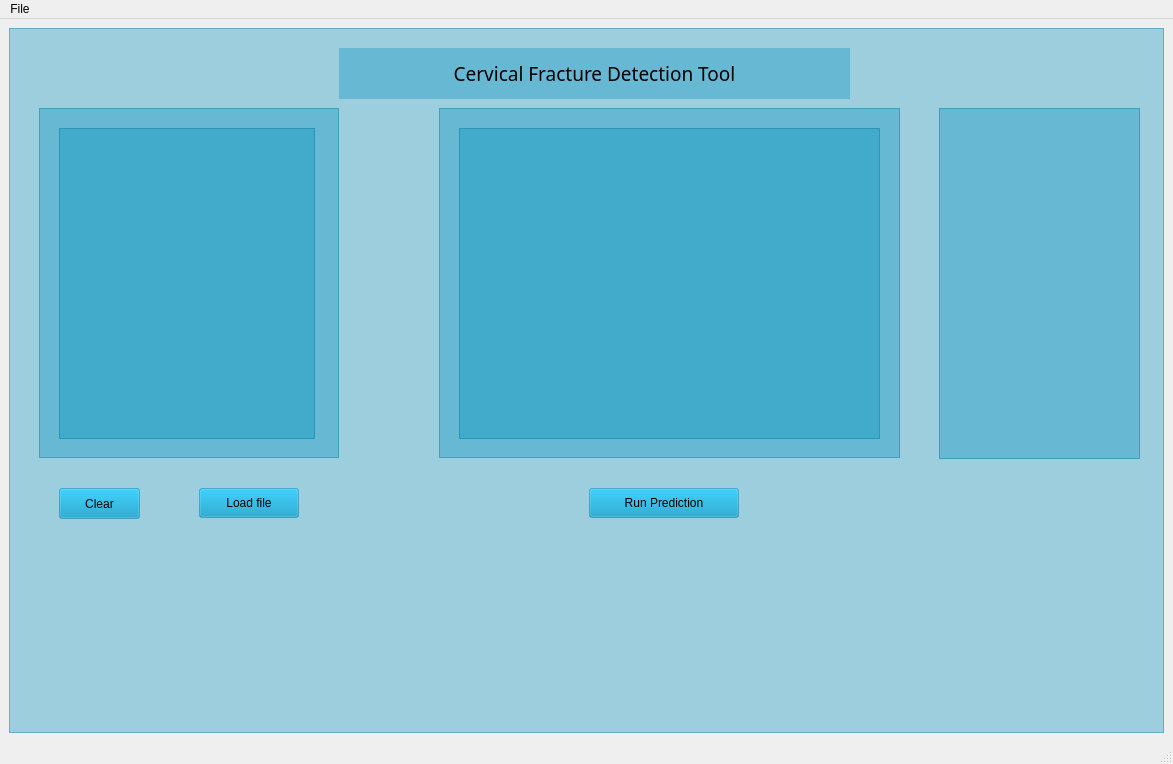
<?xml version="1.0" encoding="UTF-8"?>
<ui version="4.0">
 <class>MainWindow</class>
 <widget class="QMainWindow" name="MainWindow">
  <property name="geometry">
   <rect>
    <x>0</x>
    <y>0</y>
    <width>1173</width>
    <height>764</height>
   </rect>
  </property>
  <property name="windowTitle">
   <string>MainWindow</string>
  </property>
  <widget class="QWidget" name="centralwidget">
   <layout class="QGridLayout" name="gridLayout">
    <item row="0" column="0">
     <widget class="QFrame" name="bg_frame">
      <property name="styleSheet">
       <string notr="true">background-color: rgba(0, 143, 189, 89);
font: 14pt &quot;American Typewriter&quot;;</string>
      </property>
      <property name="frameShape">
       <enum>QFrame::StyledPanel</enum>
      </property>
      <property name="frameShadow">
       <enum>QFrame::Raised</enum>
      </property>
      <widget class="QFrame" name="input_frame">
       <property name="geometry">
        <rect>
         <x>30</x>
         <y>80</y>
         <width>300</width>
         <height>350</height>
        </rect>
       </property>
       <property name="frameShape">
        <enum>QFrame::StyledPanel</enum>
       </property>
       <property name="frameShadow">
        <enum>QFrame::Raised</enum>
       </property>
       <widget class="QTextBrowser" name="textBrowser">
        <property name="geometry">
         <rect>
          <x>20</x>
          <y>20</y>
          <width>256</width>
          <height>311</height>
         </rect>
        </property>
       </widget>
      </widget>
      <widget class="QPushButton" name="input_pushButton">
       <property name="geometry">
        <rect>
         <x>190</x>
         <y>460</y>
         <width>100</width>
         <height>30</height>
        </rect>
       </property>
       <property name="mouseTracking">
        <bool>false</bool>
       </property>
       <property name="text">
        <string>Load file</string>
       </property>
      </widget>
      <widget class="QFrame" name="frame">
       <property name="geometry">
        <rect>
         <x>430</x>
         <y>80</y>
         <width>461</width>
         <height>350</height>
        </rect>
       </property>
       <property name="sizePolicy">
        <sizepolicy hsizetype="Expanding" vsizetype="Expanding">
         <horstretch>0</horstretch>
         <verstretch>0</verstretch>
        </sizepolicy>
       </property>
       <property name="frameShape">
        <enum>QFrame::StyledPanel</enum>
       </property>
       <property name="frameShadow">
        <enum>QFrame::Raised</enum>
       </property>
       <widget class="QTextBrowser" name="textBrowser_2">
        <property name="geometry">
         <rect>
          <x>20</x>
          <y>20</y>
          <width>421</width>
          <height>311</height>
         </rect>
        </property>
        <property name="html">
         <string>&lt;!DOCTYPE HTML PUBLIC &quot;-//W3C//DTD HTML 4.0//EN&quot; &quot;http://www.w3.org/TR/REC-html40/strict.dtd&quot;&gt;
&lt;html&gt;&lt;head&gt;&lt;meta name=&quot;qrichtext&quot; content=&quot;1&quot; /&gt;&lt;style type=&quot;text/css&quot;&gt;
p, li { white-space: pre-wrap; }
&lt;/style&gt;&lt;/head&gt;&lt;body style=&quot; font-family:'American Typewriter'; font-size:14pt; font-weight:400; font-style:normal;&quot;&gt;
&lt;p align=&quot;justify&quot; style=&quot;-qt-paragraph-type:empty; margin-top:0px; margin-bottom:0px; margin-left:0px; margin-right:0px; -qt-block-indent:0; text-indent:0px;&quot;&gt;&lt;br /&gt;&lt;/p&gt;&lt;/body&gt;&lt;/html&gt;</string>
        </property>
       </widget>
      </widget>
      <widget class="QPushButton" name="output_pushButton">
       <property name="geometry">
        <rect>
         <x>580</x>
         <y>460</y>
         <width>150</width>
         <height>30</height>
        </rect>
       </property>
       <property name="text">
        <string>Run Prediction</string>
       </property>
      </widget>
      <widget class="QToolButton" name="toolButton">
       <property name="geometry">
        <rect>
         <x>50</x>
         <y>460</y>
         <width>81</width>
         <height>31</height>
        </rect>
       </property>
       <property name="text">
        <string>Clear</string>
       </property>
      </widget>
      <widget class="QLabel" name="label">
       <property name="geometry">
        <rect>
         <x>330</x>
         <y>20</y>
         <width>511</width>
         <height>51</height>
        </rect>
       </property>
       <property name="font">
        <font>
         <family>American Typewriter</family>
         <pointsize>14</pointsize>
         <weight>50</weight>
         <italic>false</italic>
         <bold>false</bold>
        </font>
       </property>
       <property name="text">
        <string>Cervical Fracture Detection Tool</string>
       </property>
       <property name="alignment">
        <set>Qt::AlignCenter</set>
       </property>
      </widget>
      <widget class="QTableWidget" name="tableWidget">
       <property name="geometry">
        <rect>
         <x>930</x>
         <y>80</y>
         <width>201</width>
         <height>351</height>
        </rect>
       </property>
      </widget>
     </widget>
    </item>
   </layout>
  </widget>
  <widget class="QMenuBar" name="menubar">
   <property name="geometry">
    <rect>
     <x>0</x>
     <y>0</y>
     <width>1173</width>
     <height>37</height>
    </rect>
   </property>
   <widget class="QMenu" name="menuFile">
    <property name="title">
     <string>File</string>
    </property>
    <addaction name="actionOpen_file"/>
    <addaction name="actionSave_file"/>
    <addaction name="actionExport"/>
   </widget>
   <addaction name="menuFile"/>
  </widget>
  <widget class="QStatusBar" name="statusbar"/>
  <action name="actionOpen_file">
   <property name="text">
    <string>Open file</string>
   </property>
  </action>
  <action name="actionSave_file">
   <property name="text">
    <string>Save file</string>
   </property>
  </action>
  <action name="actionExport">
   <property name="text">
    <string>Export</string>
   </property>
  </action>
 </widget>
 <tabstops>
  <tabstop>output_pushButton</tabstop>
  <tabstop>toolButton</tabstop>
  <tabstop>input_pushButton</tabstop>
 </tabstops>
 <resources/>
 <connections/>
</ui>
